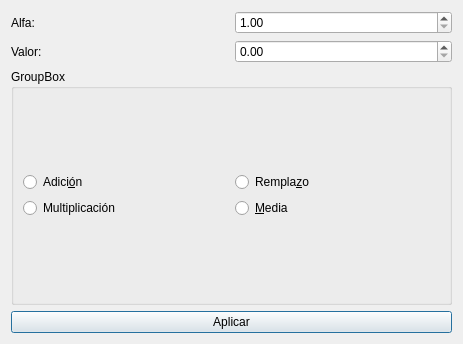
<?xml version="1.0" encoding="UTF-8"?>
<ui version="4.0">
 <class>Gamma</class>
 <widget class="QDialog" name="Gamma">
  <property name="geometry">
   <rect>
    <x>0</x>
    <y>0</y>
    <width>463</width>
    <height>344</height>
   </rect>
  </property>
  <property name="windowTitle">
   <string>Dialog</string>
  </property>
  <layout class="QGridLayout" name="gridLayout">
   <item row="3" column="0">
    <widget class="QPushButton" name="pushButtonGamma">
     <property name="text">
      <string>Aplicar</string>
     </property>
    </widget>
   </item>
   <item row="0" column="0">
    <layout class="QHBoxLayout" name="horizontalLayout_3">
     <item>
      <widget class="QLabel" name="label_5">
       <property name="text">
        <string>Alfa:</string>
       </property>
      </widget>
     </item>
     <item>
      <widget class="QDoubleSpinBox" name="doubleSpinBoxAlfa">
       <property name="minimum">
        <double>1.000000000000000</double>
       </property>
       <property name="maximum">
        <double>100.000000000000000</double>
       </property>
      </widget>
     </item>
    </layout>
   </item>
   <item row="1" column="0">
    <layout class="QHBoxLayout" name="horizontalLayout_4">
     <item>
      <widget class="QLabel" name="label_6">
       <property name="text">
        <string>Valor:</string>
       </property>
      </widget>
     </item>
     <item>
      <widget class="QDoubleSpinBox" name="doubleSpinBoxValor">
       <property name="maximum">
        <double>500.000000000000000</double>
       </property>
      </widget>
     </item>
    </layout>
   </item>
   <item row="2" column="0">
    <widget class="QGroupBox" name="groupBox">
     <property name="title">
      <string>GroupBox</string>
     </property>
     <layout class="QGridLayout" name="gridLayout_2">
      <item row="0" column="0">
       <layout class="QVBoxLayout" name="verticalLayout_2">
        <item>
         <widget class="QRadioButton" name="radioButtonAdicion">
          <property name="text">
           <string>Adici&amp;ón</string>
          </property>
         </widget>
        </item>
        <item>
         <widget class="QRadioButton" name="radioButton">
          <property name="text">
           <string>Multiplicación</string>
          </property>
         </widget>
        </item>
       </layout>
      </item>
      <item row="0" column="1">
       <layout class="QVBoxLayout" name="verticalLayout">
        <item>
         <widget class="QRadioButton" name="radioButtonRemplazo">
          <property name="text">
           <string>Rempla&amp;zo</string>
          </property>
         </widget>
        </item>
        <item>
         <widget class="QRadioButton" name="radioButton_4">
          <property name="text">
           <string>&amp;Media</string>
          </property>
         </widget>
        </item>
       </layout>
      </item>
     </layout>
    </widget>
   </item>
  </layout>
 </widget>
 <resources/>
 <connections/>
</ui>
